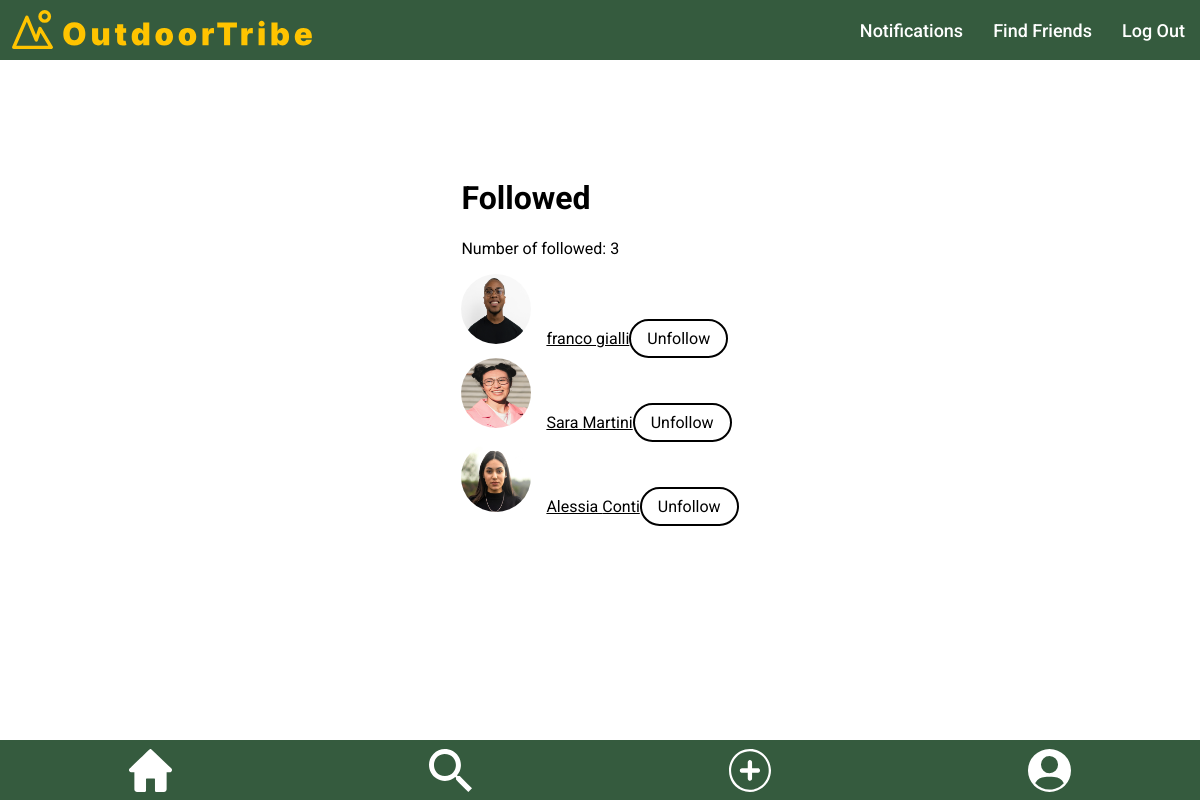
Screenshot of /public/follow.php?followed_id=1 with the database file from the repository.
### tables this page shows
CREATE TABLE `user` (
  `id` int NOT NULL,
  `name` varchar(100) NOT NULL,
  `surname` varchar(100) NOT NULL,
  `email` varchar(100) NOT NULL,
  `password` varchar(100) NOT NULL
);

CREATE TABLE `photo` (
  `id` int NOT NULL,
  `post_id` int DEFAULT NULL,
  `user_id` int DEFAULT NULL,
  `name` text NOT NULL
);

### public/follow.php (the view, shortened to what this page needs)
<?php
include("./../server/connection.php");
?>
<!DOCTYPE html>
<html lang="en">
<head>
  <link rel="stylesheet" href="./../templates/header/header.css">
  <link rel="stylesheet" href="./../templates/footer/footer.css">
  <link rel="stylesheet" href="./styles/followed.css">
</head>
<body>
  <main>
  <?php
$current_user_id = isset($_GET['followed_id']) ? $_GET['followed_id'] : null;
if($current_user_id !== null) {
    $query = "SELECT user.name, user.surname, user.id
          FROM user
          JOIN follow ON user.id = follow.followed_id
          WHERE follow.follower_id = ?";
    $stmt = $conn->prepare($query);
    $stmt->bind_param("i", $current_user_id);
    $stmt->execute();
    $result = $stmt->get_result();
    echo '<h1>Followed</h1>';
    echo '<p>Number of followed: '.$result->num_rows.'</p>';
    while($row = $result->fetch_assoc()) {
      $followed_id = $row['id'];
      $followed_name = $row['name'];
      $followed_surname = $row['surname'];
      $query_image = "SELECT name
          FROM photo
          WHERE user_id = ? AND post_id IS NULL";
      $stmt_image = $conn->prepare($query_image);
      $stmt_image->bind_param("i", $followed_id);
      $stmt_image->execute();
      $result_image = $stmt_image->get_result();
      if ($result_image->num_rows > 0) {
          $photo_profile_row = $result_image->fetch_assoc();
          $followed_image = "./../uploads/photos/profile/" . $photo_profile_row['name'];
      } else {
          $followed_image = "default_profile_image.jpg";
      }
      echo '<div class="follower">';
      echo '<img class="circular-square-img" src="'.$followed_image.'" alt="profile picture">';
      echo '<a href="otherprofile.php?id='.$followed_id.'" class="profile-link">'.$followed_name.' '.$followed_surname.'</a>';
      echo '<a href="javascript:void(0)" class="view-profile-button full-btn unfollow-button" data-followed-id="' . $followed_id . '">Unfollow</a>';
      echo '</div>';
  }
} else {
    echo '<p>No user ID provided.</p>';
}
?>
  </main>
</body>
</html>

### templates/header/header.css (style rules this page uses)
header { font-family: "Roboto", sans-serif; height: 60px; display: flex; flex-direction: row; background-color: #355B3E; align-items:center; max-width: 2000px; margin: auto; position: fixed; top: 0; left: 0; right: 0; z-index: 1; }
.left-section { flex: 1; display: flex; }
.right-section { display: flex; align-items: center; }
.logo { margin-left: 10px; height: 45px; }
.menu { position: absolute; top: 65px; right: 0px; width: 130px; background-color: #355B3E; color: #ffffff; padding: 20px; align-items: center; }
.menu a { color: #ffffff; font-weight: 500; font-size: 18px; text-decoration: none; padding: 0 15px; }
@media screen and (min-width: 769px) { .menu { position: static; width: auto; background-color: transparent; color: inherit; padding: 0; display: flex; flex-direction: row; } }

### templates/footer/footer.css (style rules this page uses)
.footer-nav { height: 60px; display: flex; flex-direction: row; background-color: #355B3E; align-items:center; max-width: 2000px; margin: auto; justify-content:space-around; position: fixed; bottom: 0; left: 0; right: 0; }
.footer-nav img { height: 43px; margin-top: 5px; }

### public/styles/followed.css (style rules this page uses)
body { display: flex; justify-content: center; font-family: "Roboto", sans-serif; margin-bottom: 100px; font-size: 16px; }
main { margin-top: 150px; }
header { position: fixed; top: 0; left: 0; width: 100%; z-index: 1000; }
.follower img { width: 70px; height: 70px; border-radius: 50%; margin-right: 15px; }
.follower a { color: black; text-decoration: underline; margin-left: auto; }
.view-profile-button { display: inline-block; margin-left: 10px; }
.view-profile-button.full-btn { background-color: transparent; color: black; border: 2px solid black; border-radius: 20px; padding: 8px 16px; text-decoration: none; margin-left: auto; }

### rows the page displays
user: photo.name (picture), name "franco", surname "gialli"
user: photo.name (picture), name "Sara", surname "Martini"
user: photo.name (picture), name "Alessia", surname "Conti"

### other values shown
$result->num_rows "3"
